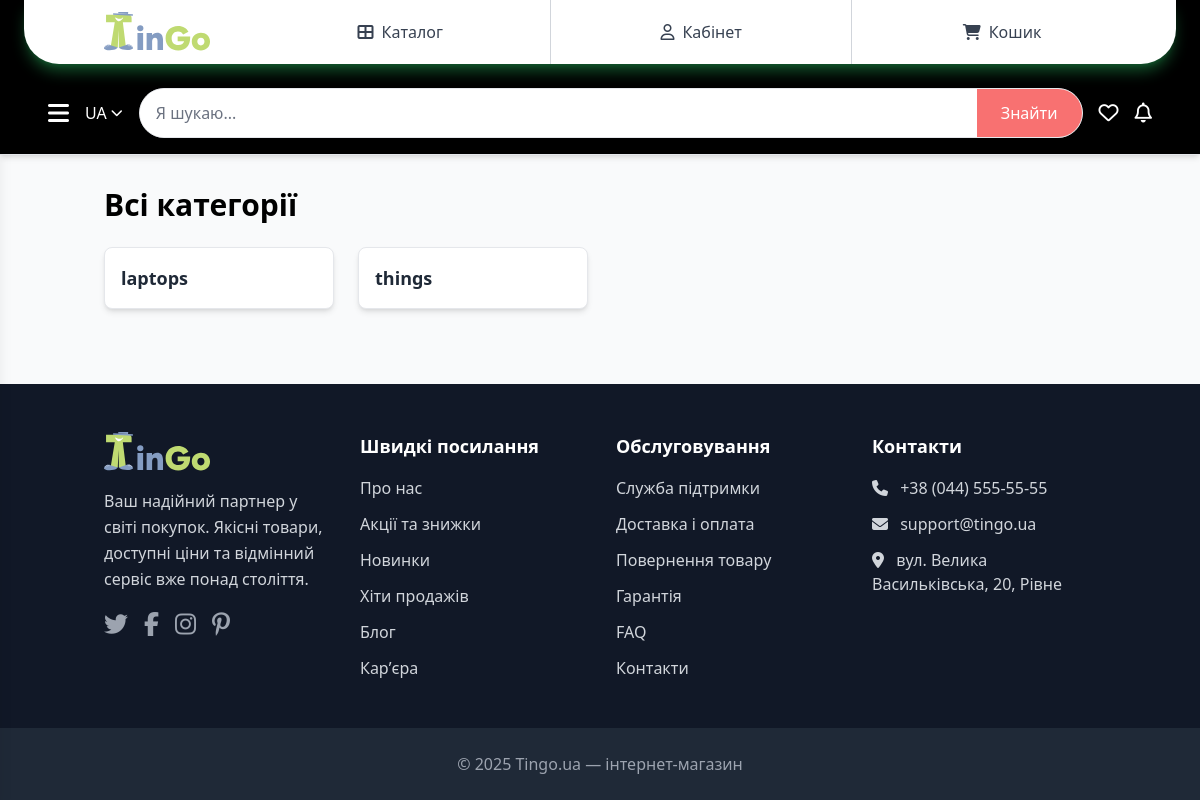
The page /all-categories/ on the database as committed earlier.
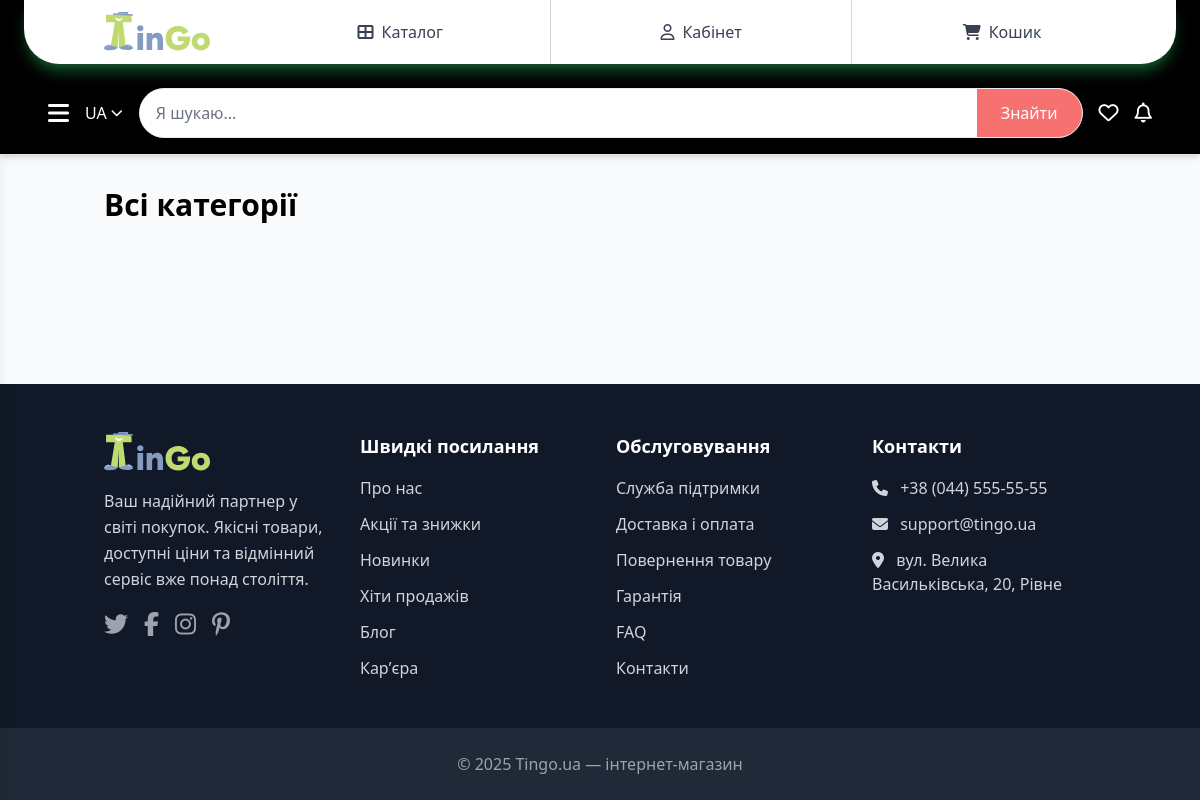
The same page on the database as committed later.
### shop/models.py (models this page shows, shortened)
class Category(models.Model):
    name = models.CharField(max_length=100, unique=True)
    slug = models.SlugField(unique=True)
    icon = models.CharField(
        max_length=50,
        blank=True,
        help_text="Вкажи клас іконки"
    )
    parent = models.ForeignKey(
        'self',
        null=True,
        blank=True,
        related_name='children',
        on_delete=models.CASCADE
    )
    class Meta:
        verbose_name_plural = "Categories"

### shop/views.py (the view)
# urls.py: path('all-categories/', views.all_categories, name='all_categories'),
def all_categories(request):
    categories = Category.objects.all()
    return render(request, 'shop/all_categories.html', {'categories': categories})

### shop/templates/shop/all_categories.html (shortened to what this page needs)
{% extends "shop/_layout.html" %}
{% load static %}
{% block content %}
<div class="container mx-auto px-4 py-8">
    <h1 class="text-3xl font-bold mb-6">Всі категорії</h1>
    <div class="grid grid-cols-1 sm:grid-cols-2 md:grid-cols-3 lg:grid-cols-4 gap-6">
        {% for category in categories %}
            <div class="bg-white border border-gray-200 rounded-lg shadow-md p-4 hover:shadow-lg transition-shadow duration-200">
                <a href="#" class="block text-lg font-semibold text-gray-800 hover:text-green-600">
                    {{ category.name }}
                </a>
            </div>
        {% endfor %}
    </div>
</div>
{% endblock %}

### shop/templates/shop/_layout.html (shortened to what this page needs)
{% load static %}
<!doctype html>
<html lang="uk">
<head>
    <script src="https://cdn.tailwindcss.com"></script>
    <link rel="stylesheet" href="https://cdnjs.cloudflare.com/ajax/libs/font-awesome/6.5.0/css/all.min.css"
 />
    <link rel="stylesheet" type="text/css" href="{% static 'css/main.css' %}" />
</head>
<body class="min-h-screen flex flex-col bg-gray-50">
    <header class="bg-black shadow-md border-b border-gray-200">
        <div
            class="max-w-6xl container mx-auto flex items-center bg-white rounded-b-[35px] shadow-lg shadow-green-800/80 px-6 mb-6 h-16">
            <a href="{% url 'home' %}" class="flex items-center pl-14 space-x-2 h-full">
                <img src="{% static 'images/logo.svg' %}" alt="Logo" class="h-10 w-auto" />
            </a>
            <nav class="flex flex-1 ml-10 h-full">
                <div class="flex flex-1 items-stretch text-gray-700 divide-x divide-gray-300 h-full">
                    <button onclick="openCatalogModal()"
                        class="flex-1 flex items-center justify-center gap-2 hover:text-green-600">
                        <i class="fa-solid fa-table-cells-large"></i>
                        <span>Каталог</span>
                    </button>
                    <a href="{% url 'profile' %}"
                        class="flex-1 flex items-center justify-center gap-2 hover:text-green-600">
                        <i class="fa-regular fa-user"></i>
                        <span>Кабінет</span>
                    </a>
                    <button id="open-cart-modal"
                        class="flex-1 flex items-center justify-center gap-2 hover:text-green-600 focus:outline-none">
                        <i class="fa-solid fa-shopping-cart"></i>
                        <span>Кошик</span>
                    </button>
                </div>
            </nav>
        </div>
        <div class="max-w-6xl container mx-auto flex items-center px-6 pb-4 space-x-4">
            <button onclick="toggleSidebar()" class="text-white hover:text-green-600 text-2xl">
                <i class="fas fa-bars"></i>
            </button>
            <div class="relative">
                <button id="language-button"
                    class="flex items-center space-x-1 text-white hover:text-green-600 focus:outline-none">
                    <span class="font-medium">UA</span>
                    <i class="fa-solid fa-chevron-down text-xs"></i>
                </button>
            </div>
            <form action="{% url 'search_products' %}" method="get"
                class="flex-grow flex items-center bg-white rounded-full border overflow-hidden shadow-sm">
                <input type="text" name="q" placeholder="Я шукаю..."
                    class="py-3 px-4 flex-grow focus:outline-none text-gray-800 placeholder-gray-500" />
                <button type="submit"
                    class="bg-red-400 text-white px-6 py-3 hover:bg-red-500 focus:outline-none transition-colors font-medium">
                    Знайти
                </button>
            </form>
            <button onclick="openFavoritesModal()" class="text-white hover:text-green-600">
                <i class="fa-regular text-xl fa-heart"></i>
            </button>
            <button class="text-white hover:text-green-600">
                <i class="fa-regular text-xl fa-bell"></i>
            </button>
        </div>
    </header>
    <main class="flex-grow px-10">
        <div class="mx-auto px-4">
            {% block content %}
            {% endblock %}
        </div>
    </main>
    <footer class="bg-gray-900 text-white mt-auto">
        <div class="container mx-auto px-4 py-12">
            <div class="grid grid-cols-1 md:grid-cols-2 lg:grid-cols-4 gap-8">
                <div class="space-y-4">
                    <div class="flex items-center space-x-3">
                        <img src="../../static/images/logo.svg" alt="Logo" class="h-10 w-auto" />
                    </div>
                    <p class="text-gray-300 leading-relaxed">
                        Ваш надійний партнер у світі покупок. Якісні товари, доступні ціни та відмінний сервіс вже понад
                        століття.
                    </p>
                    <div class="flex space-x-4">
                        <a href="#" class="text-gray-400 hover:text-white transition-colors">
                            <i class="fa-brands fa-twitter text-2xl"></i>
                        </a>
                        <a href="#" class="text-gray-400 hover:text-white transition-colors">
                            <i class="fa-brands fa-facebook-f text-2xl"></i>
                        </a>
                        <a href="#" class="text-gray-400 hover:text-white transition-colors">
                            <i class="fa-brands fa-instagram text-2xl"></i>
                        </a>
                        <a href="#" class="text-gray-400 hover:text-white transition-colors">
                            <i class="fa-brands fa-pinterest-p text-2xl"></i>
                        </a>
                    </div>
                </div>
                <div class="space-y-4">
                    <h4 class="text-lg font-semibold">Швидкі посилання</h4>
                    <ul class="space-y-3">
                        <li><a href="#" class="text-gray-300 hover:text-white transition-colors">Про нас</a></li>
                        <li><a href="#" class="text-gray-300 hover:text-white transition-colors">Акції та знижки</a>
                        </li>
                        <li><a href="#" class="text-gray-300 hover:text-white transition-colors">Новинки</a></li>
                        <li><a href="#" class="text-gray-300 hover:text-white transition-colors">Хіти продажів</a></li>
                        <li><a href="#" class="text-gray-300 hover:text-white transition-colors">Блог</a></li>
                        <li><a href="#" class="text-gray-300 hover:text-white transition-colors">Карʼєра</a></li>
                    </ul>
                </div>
                <div class="space-y-4">
                    <h4 class="text-lg font-semibold">Обслуговування</h4>
                    <ul class="space-y-3">
                        <li><a href="#" class="text-gray-300 hover:text-white transition-colors">Служба підтримки</a>
                        </li>
                        <li><a href="#" class="text-gray-300 hover:text-white transition-colors">Доставка і оплата</a>
                        </li>
                        <li><a href="#" class="text-gray-300 hover:text-white transition-colors">Повернення товару</a>
                        </li>
                        <li><a href="#" class="text-gray-300 hover:text-white transition-colors">Гарантія</a></li>
                        <li><a href="#" class="text-gray-300 hover:text-white transition-colors">FAQ</a></li>
                        <li><a href="#" class="text-gray-300 hover:text-white transition-colors">Контакти</a></li>
                    </ul>
                </div>
                <div class="space-y-4">
                    <h4 class="text-lg font-semibold">Контакти</h4>
                    <ul class="space-y-3 text-gray-300">
                        <li><i class="fa-solid fa-phone mr-2"></i> +38 (044) 555-55-55</li>
                        <li><i class="fa-solid fa-envelope mr-2"></i> support@tingo.ua</li>
                        <li><i class="fa-solid fa-map-marker-alt mr-2"></i> вул. Велика Васильківська, 20, Рівне</li>
                    </ul>
                </div>
            </div>
        </div>
        <div class="bg-gray-800 text-gray-400 text-center py-6">
            © 2025 Tingo.ua — інтернет-магазин
        </div>
    </footer>
</body>
</html>

Rows that differ between the two databases and show on the page:
removed Category: name "laptops"
removed Category: name "things"
